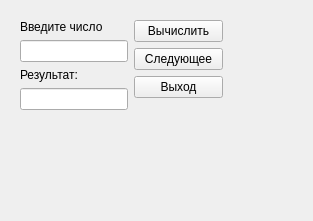
<?xml version="1.0" encoding="UTF-8"?>
<ui version="4.0">
 <class>Widget</class>
 <widget class="QWidget" name="Widget">
  <property name="geometry">
   <rect>
    <x>0</x>
    <y>0</y>
    <width>313</width>
    <height>221</height>
   </rect>
  </property>
  <property name="windowTitle">
   <string>Widget</string>
  </property>
  <widget class="QWidget" name="">
   <property name="geometry">
    <rect>
     <x>20</x>
     <y>20</y>
     <width>203</width>
     <height>98</height>
    </rect>
   </property>
   <layout class="QFormLayout" name="formLayout">
    <item row="0" column="0">
     <layout class="QVBoxLayout" name="verticalLayout">
      <item>
       <widget class="QLabel" name="inputLabel">
        <property name="text">
         <string>Введите число</string>
        </property>
       </widget>
      </item>
      <item>
       <widget class="QLineEdit" name="inputEdit"/>
      </item>
      <item>
       <widget class="QLabel" name="outputLabel">
        <property name="text">
         <string>Результат:</string>
        </property>
       </widget>
      </item>
      <item>
       <widget class="QLineEdit" name="outputEdit"/>
      </item>
     </layout>
    </item>
    <item row="0" column="1">
     <layout class="QVBoxLayout" name="verticalLayout_2">
      <item>
       <widget class="QPushButton" name="calcButton">
        <property name="text">
         <string>Вычислить</string>
        </property>
       </widget>
      </item>
      <item>
       <widget class="QPushButton" name="nextButton">
        <property name="enabled">
         <bool>true</bool>
        </property>
        <property name="text">
         <string>Следующее</string>
        </property>
       </widget>
      </item>
      <item>
       <widget class="QPushButton" name="exitButton">
        <property name="text">
         <string>Выход</string>
        </property>
       </widget>
      </item>
     </layout>
    </item>
   </layout>
  </widget>
 </widget>
 <resources/>
 <connections/>
</ui>
